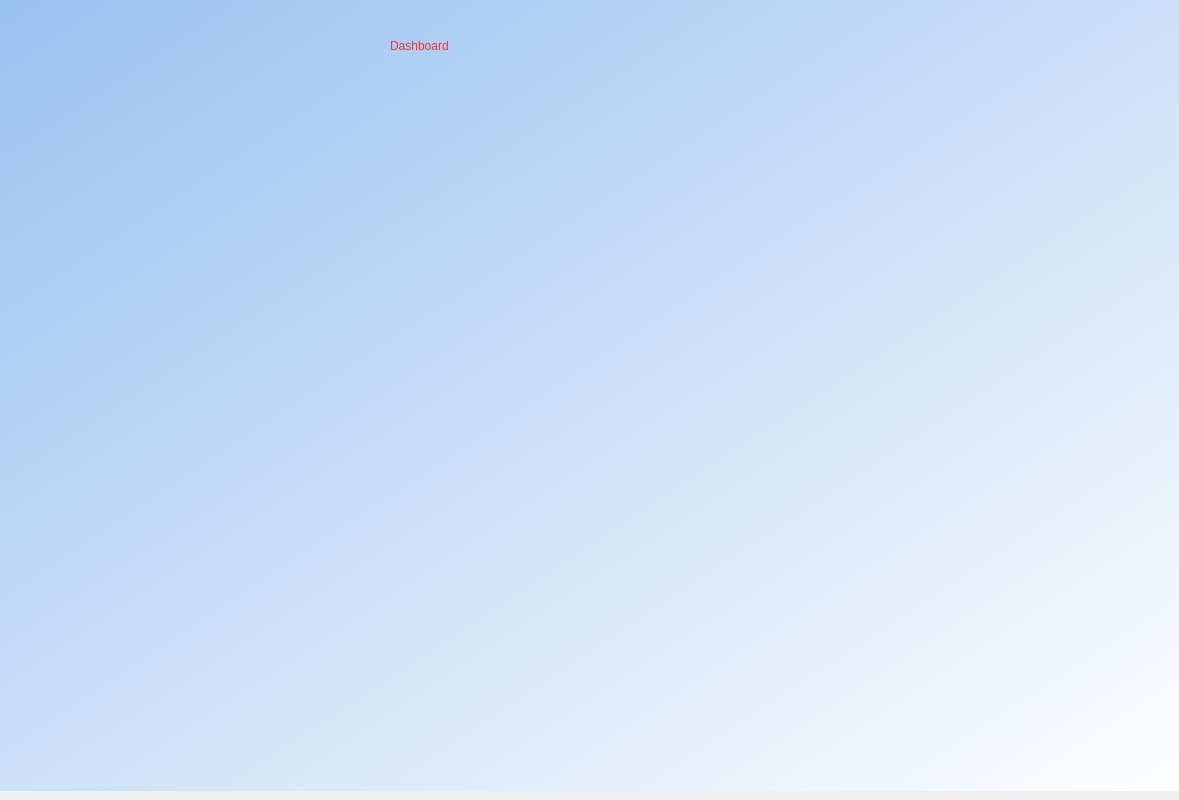
<?xml version="1.0" encoding="UTF-8"?>
<ui version="4.0">
 <class>Dialog</class>
 <widget class="QDialog" name="Dialog">
  <property name="geometry">
   <rect>
    <x>0</x>
    <y>0</y>
    <width>1179</width>
    <height>800</height>
   </rect>
  </property>
  <property name="windowTitle">
   <string>Dialog</string>
  </property>
  <widget class="QWidget" name="widget" native="true">
   <property name="geometry">
    <rect>
     <x>0</x>
     <y>-10</y>
     <width>1211</width>
     <height>801</height>
    </rect>
   </property>
   <property name="styleSheet">
    <string notr="true">QWidget#widget{
background-color:qlineargradient(spread:pad, x1:0, y1:0, x2:1, y2:1, stop:0 rgba(153, 193, 241, 255), stop:1 rgba(255, 255, 255, 255));}</string>
   </property>
   <widget class="QLabel" name="label">
    <property name="geometry">
     <rect>
      <x>390</x>
      <y>10</y>
      <width>361</width>
      <height>91</height>
     </rect>
    </property>
    <property name="styleSheet">
     <string notr="true">font: 48pt &quot;DejaVu Serif&quot;;
color:rgb(237, 51, 59);</string>
    </property>
    <property name="text">
     <string>Dashboard</string>
    </property>
   </widget>
  </widget>
 </widget>
 <resources/>
 <connections/>
</ui>
